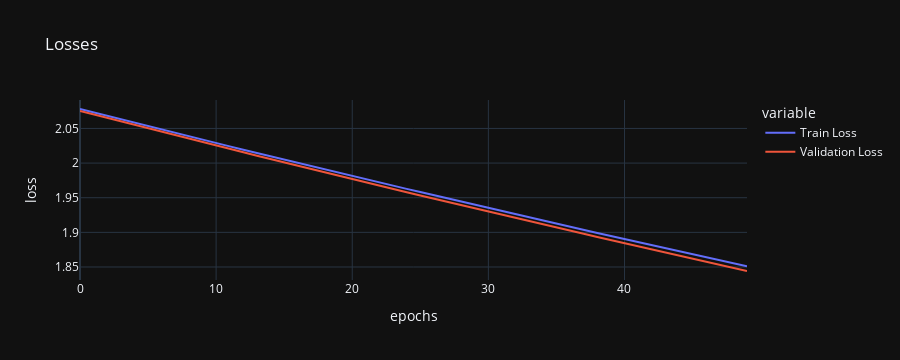

Write notebook code for a chart like this one.
### Code cell
iplot(px.line(data_frame=vals,
              y = ["Train Loss","Validation Loss"],
              labels={"index":"epochs","value":"loss"},
              title = "Losses",
              template="plotly_dark"))

### Figure 1 — Plotly figure (JSON) as saved in the notebook; plotly's stock layout.template omitted (floating-point values rounded to 4 significant figures)
{"data": [{"hovertemplate": "variable=Train Loss<br>epochs=%{x}<br>loss=%{y}<extra></extra>", "legendgroup": "Train Loss", "line": {"color": "#636efa", "dash": "solid"}, "marker": {"symbol": "circle"}, "mode": "lines", "name": "Train Loss", "orientation": "v", "showlegend": true, "type": "scatter", "x": [0, 1, 2, 3, 4, 5, 6, 7, 8, 9, 10, 11, 12, 13, 14, 15, 16, 17, 18, 19, 20, 21, 22, 23, 24, 25, 26, 27, 28, 29, 30, 31, 32, 33, 34, 35, 36, 37, 38, 39, 40, 41, 42, 43, 44, 45, 46, 47, 48, 49], "xaxis": "x", "y": [2.078, 2.073, 2.068, 2.063, 2.058, 2.053, 2.048, 2.044, 2.039, 2.034, 2.029, 2.024, 2.019, 2.015, 2.01, 2.005, 2.0, 1.996, 1.991, 1.986, 1.981, 1.977, 1.972, 1.967, 1.963, 1.958, 1.954, 1.949, 1.944, 1.94, 1.935, 1.931, 1.926, 1.922, 1.917, 1.913, 1.908, 1.904, 1.899, 1.895, 1.89, 1.886, 1.882, 1.877, 1.873, 1.868, 1.864, 1.86, 1.855, 1.851], "yaxis": "y"}, {"hovertemplate": "variable=Validation Loss<br>epochs=%{x}<br>loss=%{y}<extra></extra>", "legendgroup": "Validation Loss", "line": {"color": "#EF553B", "dash": "solid"}, "marker": {"symbol": "circle"}, "mode": "lines", "name": "Validation Loss", "orientation": "v", "showlegend": true, "type": "scatter", "x": [0, 1, 2, 3, 4, 5, 6, 7, 8, 9, 10, 11, 12, 13, 14, 15, 16, 17, 18, 19, 20, 21, 22, 23, 24, 25, 26, 27, 28, 29, 30, 31, 32, 33, 34, 35, 36, 37, 38, 39, 40, 41, 42, 43, 44, 45, 46, 47, 48, 49], "xaxis": "x", "y": [2.075, 2.07, 2.065, 2.06, 2.055, 2.05, 2.045, 2.04, 2.035, 2.03, 2.025, 2.02, 2.016, 2.011, 2.006, 2.001, 1.996, 1.991, 1.987, 1.982, 1.977, 1.972, 1.967, 1.963, 1.958, 1.953, 1.949, 1.944, 1.939, 1.935, 1.93, 1.925, 1.921, 1.916, 1.912, 1.907, 1.902, 1.898, 1.893, 1.889, 1.884, 1.88, 1.875, 1.871, 1.866, 1.862, 1.857, 1.853, 1.849, 1.844], "yaxis": "y"}], "layout": {"autosize": true, "height": 360, "legend": {"title": {"text": "variable"}, "tracegroupgap": 0}, "title": {"text": "Losses"}, "xaxis": {"anchor": "y", "autorange": true, "domain": [0, 1], "range": [0, 49], "title": {"text": "epochs"}, "type": "linear"}, "yaxis": {"anchor": "x", "autorange": true, "domain": [0, 1], "range": [1.831, 2.091], "title": {"text": "loss"}, "type": "linear"}}}
